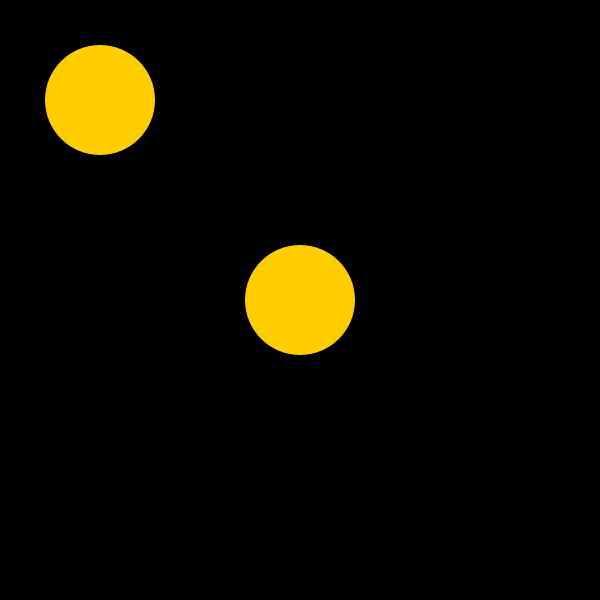
Frame 1 (no input)
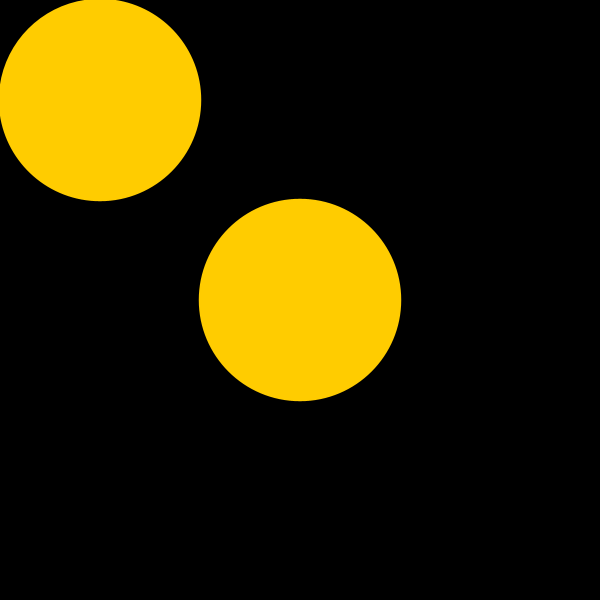
Frame 60 (the mouse pressed at the canvas centre just before this capture)
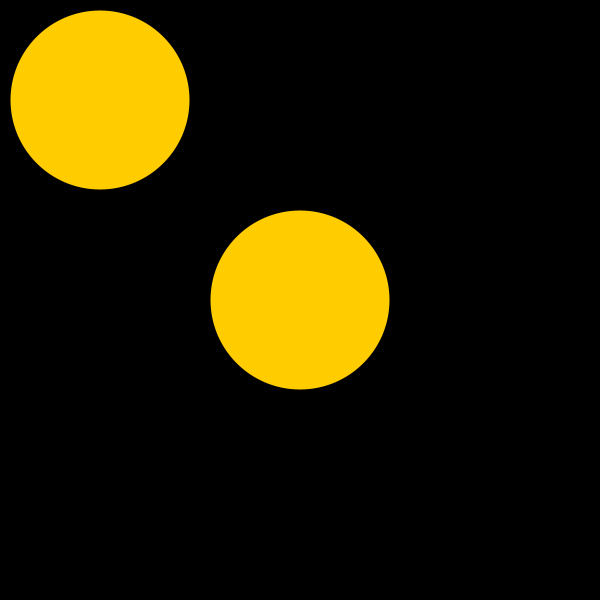
Frame 120 (the mouse held since frame 60 and released just before this capture)

The Processing sketch that drew these frames (run headless with seeded random() and noise(); from frame 60 on, the mouse is pressed at the canvas centre):

// Processing sketch: Objects_and_Classes_1
// ── Objects_and_Classes_1.pde
Blob b1;
Blob b2;

void setup() {
  size(600, 600);
  noStroke();
  b1 = new Blob(100,100,150);
  b2 = new Blob(width/2,height/2,200);
}

void draw() {
  background(0);
  b1.display();
  b2.display();
}

// ── Blob.pde
class Blob {
  float diameter;
  float angle = 0;
  float x,y;
  
   Blob(float x_, float y_, float d_){
    
    x=x_;
    y=y_;
    diameter = d_;
    
    d_ = height - 10;
    
  }
  
  void display(){
    fill(255, 204, 0);
    background(0);

    float d1 = 10 + (sin(angle) * diameter/2) + diameter/2;
    //float d2 = 10 + (sin(angle + PI/2) * diameter/2) + diameter/2;
    //float d3 = 10 + (sin(angle + PI) * diameter/2) + diameter/2;

    ellipse(x, y, d1, d1);
    ellipse(100, 100, d1, d1);
    //ellipse(width/2, height/2, d2, d2);
    //ellipse(width, height/2, d3, d3);

    angle += 0.02;
  }
}
